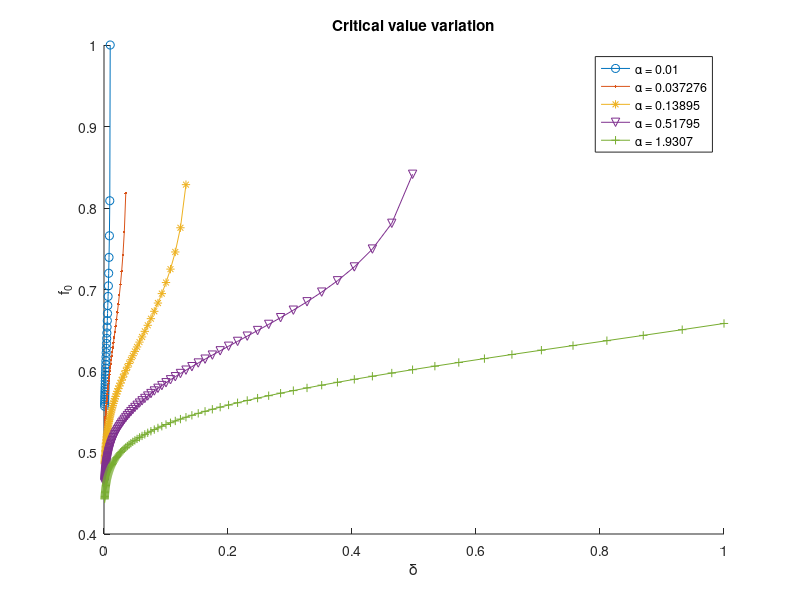

Recreate this plot in MATLAB.
T = 10.0;
epsilon = exp(-T);
% Number of iterations
N = 50;

% Find params

% Need (1-epsilon)^N ~= 1
% disp('(1-epsilon)^N');
% (1-epsilon).^N

% The greater critical value f, the better

% ratio after EMD algorithm
% delta = 0.001
% A = 1;
% % Critical value f
% disp('critical value f')
% f = sqrt(log(1-(1-epsilon)*(delta./A)^(1./N))./ log(epsilon))


% Plot the delta variatios
A = 1;
A = logspace(-2,2,8);
figure;
mrk={'o','.','*','v','+','^'};
for i = 1:5
    hold all;
    deltas = logspace(-3,0,100);
    fs = zeros(1,100);
    indicator = 1-(1-epsilon).*(deltas./A(i)).^(1./N);
    deltas =  deltas(indicator > 0);
    fs = sqrt(log(1-(1-epsilon).*(deltas./A(i)).^(1./N)) ... 
        ./ log(epsilon));
    h = plot(deltas, fs);
    set(h,{'Marker'},mrk(i));

    legendInfo{i} = ['\alpha = ' num2str(A(i))];
end
title('Critical value variation');
xlabel('\delta')
ylabel('f_0')
legend(legendInfo)

